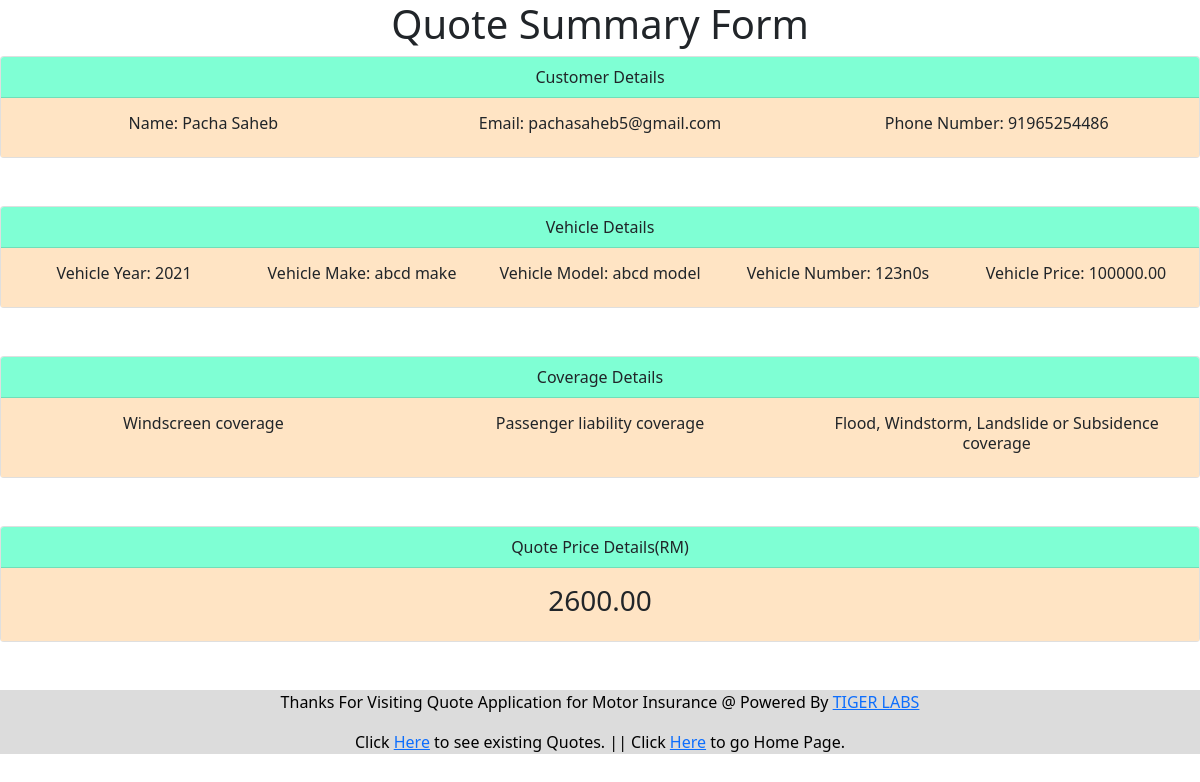
The page /quote/quoteSummary/1/ on the database as committed earlier.
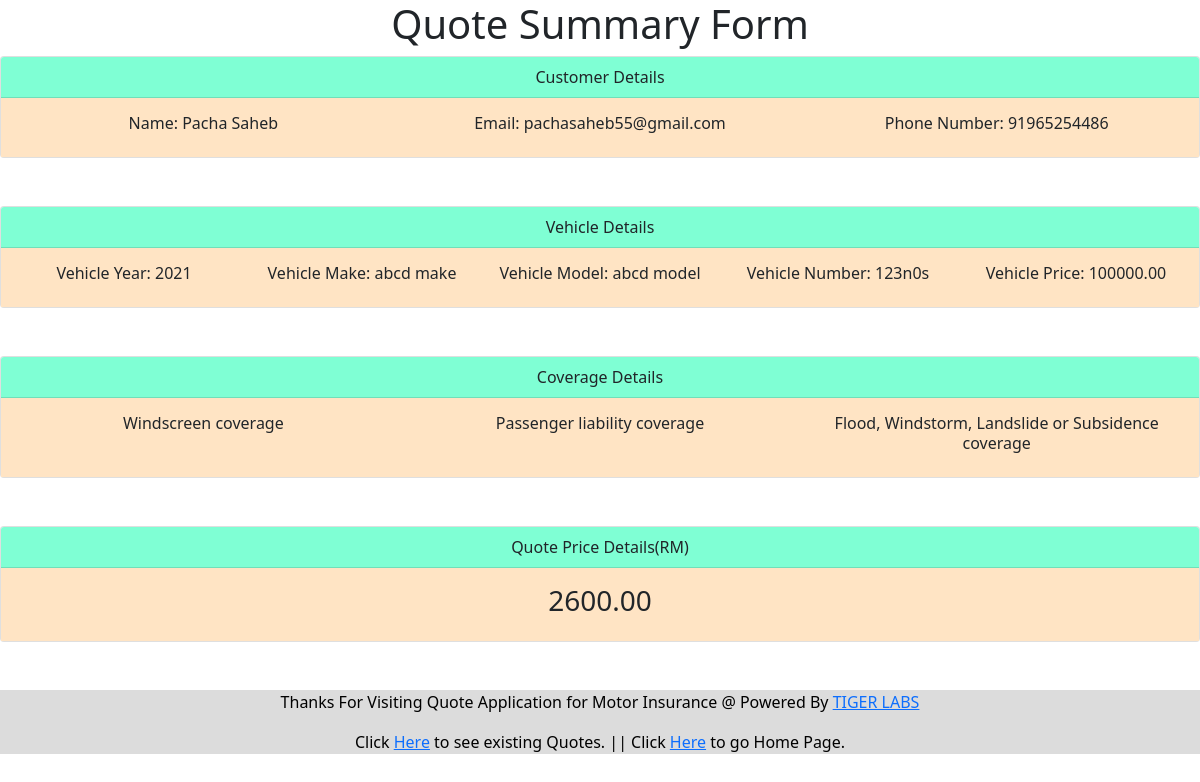
The same page on the database as committed later.
### quoteapp/models.py (models this page shows, shortened)
class Quotation(models.Model):
    customer = models.OneToOneField(Customer, on_delete=models.CASCADE)
    vehicle = models.OneToOneField(Vehicle, on_delete=models.CASCADE)
    coverage = models.ManyToManyField(CoverageInfo)
    email_preference = models.BooleanField(default=False)
    quote_price = models.DecimalField(
        max_digits=10, decimal_places=2, default=0.0)

class Customer(models.Model):
    name = models.CharField(max_length=25)
    email = models.EmailField(unique=True)
    mobile_number = models.CharField(max_length=12)

class Vehicle(models.Model):
    YEARS_CHOICE = [(r, r) for r in range(1984, datetime.date.today().year+1)]
    CURRENT_YEAR = datetime.date.today().year
    year = models.IntegerField(choices=YEARS_CHOICE, default=CURRENT_YEAR)
    model = models.CharField(max_length=30)
    make = models.CharField(max_length=30)
    number = models.CharField(max_length=12)
    price = models.DecimalField(max_digits=10,
                                decimal_places=2,
                                default=100000.00,
                                validators=[MinValueValidator(Decimal('30000.00'),
                                message="Values below 30000 are not permitted.")])

class CoverageInfo(models.Model):
    name = models.CharField(max_length=50)
    value = models.DecimalField(max_digits=10, decimal_places=2, default=0.0)

### quoteapp/views.py (the view)
# urls.py: path('quoteSummary/<int:quote_id>/', QuoteSummaryView.as_view()),
class QuoteSummaryView(TemplateView):
    template_name = "summary.html"
    def get(self, request, *args, **kwargs):
        context = {'quote': Quotation.objects.get(id=kwargs['quote_id'])}
        context['coverages'] = list(context['quote'].coverage.all())
        return render(request, self.template_name, context)

### templates/quoteapp/summary.html (shortened to what this page needs)
<!doctype html>
<html>
<head>
    <link href="https://cdn.jsdelivr.net/npm/bootstrap@5.0.0-beta2/dist/css/bootstrap.min.css" rel="stylesheet"
>
</head>
<body>
    <div class="jumbotron">
        <div class="container text-center">
            <h1>Quote Summary Form</h1>
        </div>
    </div>
    <div class="card text-center">
        <div class="card-header">
            Customer Details
        </div>
        <div class="card-body">
            <div class="row">
                <div class="col">
                    <h6> Name: {{ quote.customer.name }}</h6>
                </div>
                <div class="col">
                    <h6> Email: {{ quote.customer.email }}</h6>
                </div>
                <div class="col">
                    <h6> Phone Number: {{ quote.customer.mobile_number }}</h6>
                </div>
            </div>
        </div>
    </div>
    <br><br>
    <div class="card text-center">
        <div class="card-header">
            Vehicle Details
        </div>
        <div class="card-body">
            <div class="row">
                <div class="col">
                    <h6> Vehicle Year: {{ quote.vehicle.year }}</h6>
                </div>
                <div class="col">
                    <h6> Vehicle Make: {{ quote.vehicle.make }}</h6>
                </div>
                <div class="col">
                    <h6> Vehicle Model: {{ quote.vehicle.model }}</h6>
                </div>
                <div class="col">
                    <h6> Vehicle Number: {{ quote.vehicle.number }}</h6>
                </div>
                <div class="col">
                    <h6> Vehicle Price: {{ quote.vehicle.price }}</h6>
                </div>
            </div>
        </div>
    </div>
    <br><br>
    <div class="card text-center">
        <div class="card-header">
            Coverage Details
        </div>
        <div class="card-body">
            <div class="row">
                {% for cov in coverages %}
                <div class="col">
                    <h6> {{ cov.name }}</h6>
                </div>
                {% endfor %}
            </div>
        </div>
    </div>
    <br><br>
    <div class="card text-center">
        <div class="card-header">
            Quote Price Details(RM)
        </div>
        <div class="card-body">
            <h3>{{ quote.quote_price }} </h3>
        </div>
    </div>
    <br><br>
    <div class="footer">
        <p>Thanks For Visiting Quote Application for Motor Insurance @ Powered By <a href="https://tigerlab.com/">TIGER
                LABS</a></p>
        <p>Click <a href="/quote/customer/">Here</a> to see existing Quotes. || Click <a href="/quote/">Here</a> to go Home Page.</p>
    </div>
</body>
</html>

### templates/quoteapp/summary.html (style rules this page uses)
.card-header { background-color: aquamarine; }
.card-body { background-color: bisque; }
.footer { background-color: gainsboro; width: 100%; color: black; text-align: center; }

Rows that differ between the two databases and show on the page:
changed through a linked row, Quotation "Pacha Saheb": customer.email "pachasaheb5@gmail.com" → "pachasaheb55@gmail.com"
